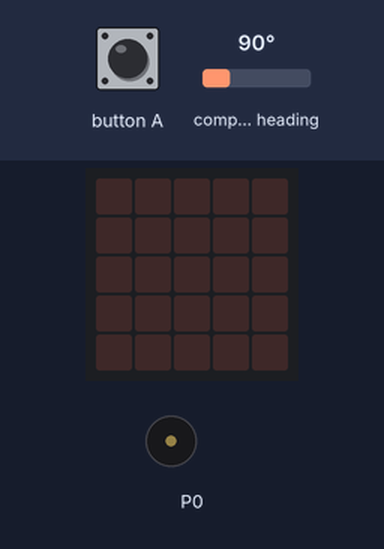
A program run on a simulated BBC micro:bit (MakeCode). Parts: the board's 5×5 LED display, buzzer (waves = sounding). Inputs (shaded band) come from the test bench; at power-on: compass heading 90°. The compass is already calibrated.

Above: at 1.2 s.
1.3 s: compass heading set to 6°
2.8 s: compass heading set to 3°
At 4.0 s:
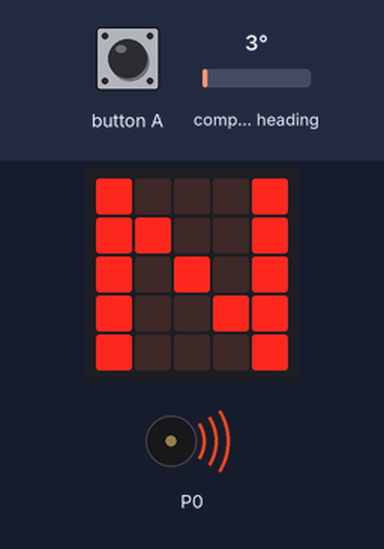
5.0 s: compass heading set to 7°
At 6.2 s:
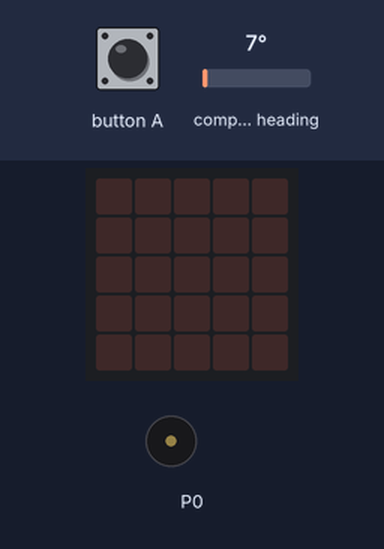
6.6 s: button A pressed for 0.15 s
At 7.2 s:
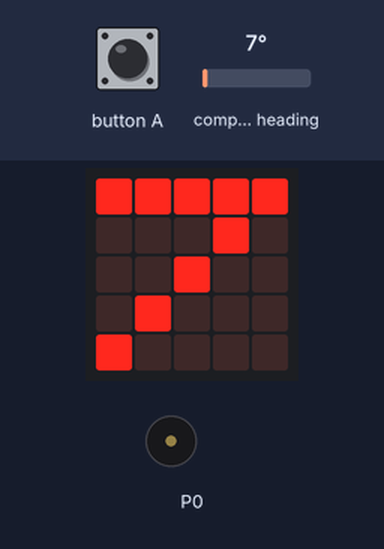
8.8 s: button A pressed for 3.2 s
14.1 s: compass heading set to 1°
At 14.7 s:
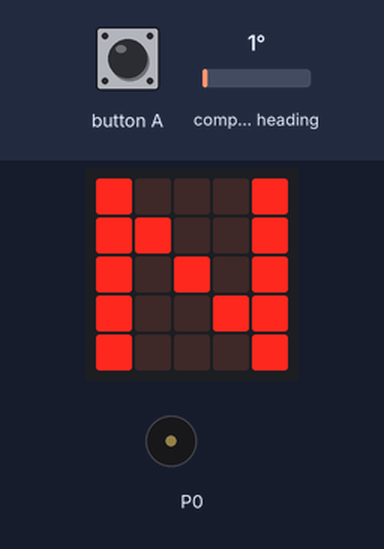
Timing chart, 0 to 17.1 s (numbered marks = the images above; inputs shaded):
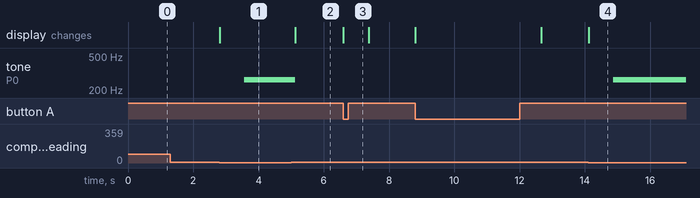

Measured:
- the behaviour switches between 5 and 4° on compass heading (found by bisection; images 0 and 1)
- after the input at 1.3 s, every drawn part: stays the same
- after the input at 2.8 s, tone on P0: silent → 262 Hz after 0.76 s; the display: changes at once (image 1)
- after the input at 5.0 s, tone on P0: 262 Hz → silent after 0.12 s; the display: changes after 0.12 s (image 2)
- after the input at 6.6 s, the display: changes at once (image 3)
- after the input at 14.1 s, tone on P0: silent → 262 Hz after 0.77 s; the display: changes at once (image 4)

The program:

main.ts
```typescript
let direction = 0
basic.forever(function () {
    direction = input.compassHeading()
    if (direction < 5 || direction > 355) {
        basic.showString("N")
        music.ringTone(262)
    } else if (input.buttonIsPressed(Button.A)) {
        basic.showNumber(direction)
    } else {
        basic.clearScreen()
        music.ringTone(0)
    }
})
```

test.ts
```typescript
// здесь помещаются тесты; они не будут скомпилированы, пока пакет используется в качестве расширения.
```
